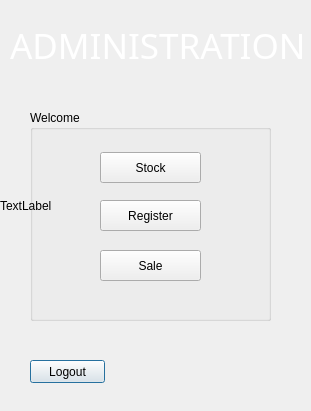
<?xml version="1.0" encoding="UTF-8"?>
<ui version="4.0">
 <class>ADOPTION</class>
 <widget class="QDialog" name="ADOPTION">
  <property name="geometry">
   <rect>
    <x>0</x>
    <y>0</y>
    <width>311</width>
    <height>411</height>
   </rect>
  </property>
  <property name="windowTitle">
   <string>Administration</string>
  </property>
  <widget class="QPushButton" name="logoutbutton">
   <property name="geometry">
    <rect>
     <x>30</x>
     <y>360</y>
     <width>75</width>
     <height>23</height>
    </rect>
   </property>
   <property name="text">
    <string>Logout</string>
   </property>
  </widget>
  <widget class="QGroupBox" name="groupBox">
   <property name="geometry">
    <rect>
     <x>30</x>
     <y>110</y>
     <width>241</width>
     <height>211</height>
    </rect>
   </property>
   <property name="title">
    <string>Welcome</string>
   </property>
   <widget class="QPushButton" name="Stockbutton">
    <property name="geometry">
     <rect>
      <x>70</x>
      <y>42</y>
      <width>101</width>
      <height>31</height>
     </rect>
    </property>
    <property name="text">
     <string>Stock</string>
    </property>
   </widget>
   <widget class="QPushButton" name="Registrationbutton">
    <property name="geometry">
     <rect>
      <x>70</x>
      <y>90</y>
      <width>101</width>
      <height>31</height>
     </rect>
    </property>
    <property name="text">
     <string>Register</string>
    </property>
   </widget>
   <widget class="QPushButton" name="Salesbutton">
    <property name="geometry">
     <rect>
      <x>70</x>
      <y>140</y>
      <width>101</width>
      <height>31</height>
     </rect>
    </property>
    <property name="text">
     <string>Sale</string>
    </property>
   </widget>
  </widget>
  <widget class="QLabel" name="labelbg">
   <property name="geometry">
    <rect>
     <x>0</x>
     <y>0</y>
     <width>311</width>
     <height>411</height>
    </rect>
   </property>
   <property name="text">
    <string>TextLabel</string>
   </property>
  </widget>
  <widget class="QLabel" name="label">
   <property name="geometry">
    <rect>
     <x>10</x>
     <y>0</y>
     <width>391</width>
     <height>91</height>
    </rect>
   </property>
   <property name="palette">
    <palette>
     <active>
      <colorrole role="WindowText">
       <brush brushstyle="SolidPattern">
        <color alpha="255">
         <red>255</red>
         <green>255</green>
         <blue>255</blue>
        </color>
       </brush>
      </colorrole>
     </active>
     <inactive>
      <colorrole role="WindowText">
       <brush brushstyle="SolidPattern">
        <color alpha="255">
         <red>255</red>
         <green>255</green>
         <blue>255</blue>
        </color>
       </brush>
      </colorrole>
     </inactive>
     <disabled>
      <colorrole role="WindowText">
       <brush brushstyle="SolidPattern">
        <color alpha="255">
         <red>120</red>
         <green>120</green>
         <blue>120</blue>
        </color>
       </brush>
      </colorrole>
     </disabled>
    </palette>
   </property>
   <property name="font">
    <font>
     <family>Roboto Bk</family>
     <pointsize>26</pointsize>
    </font>
   </property>
   <property name="text">
    <string>ADMINISTRATION</string>
   </property>
  </widget>
  <zorder>labelbg</zorder>
  <zorder>logoutbutton</zorder>
  <zorder>groupBox</zorder>
  <zorder>label</zorder>
 </widget>
 <resources/>
 <connections/>
</ui>
